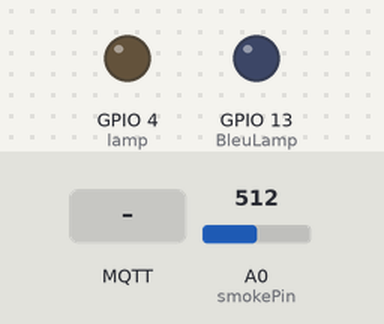
Recording of a sketch running on a simulated ESP8266 (NodeMCU). Shown: output pins drawn as LEDs (lit = HIGH). The test bench sets the inputs (shaded band); at power-on: A0 (smokePin) = 512. WiFi joins after 1.5 s; servers stay silent unless stated; no MQTT or app messages arrive unless stated; what the sketch prints to the serial monitor is not drawn.

Above: at 2.7 s.
2.8 s: A0 (smokePin) set to 523
4.3 s: A0 (smokePin) set to 548
At 5.5 s:
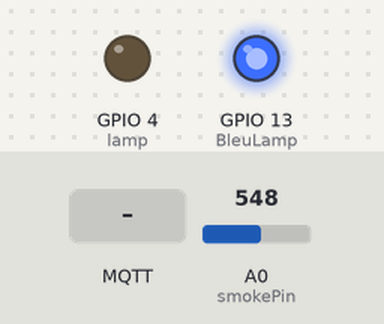
5.8 s: MQTT message "1" arrives on the first subscribed topic
At 7.0 s:
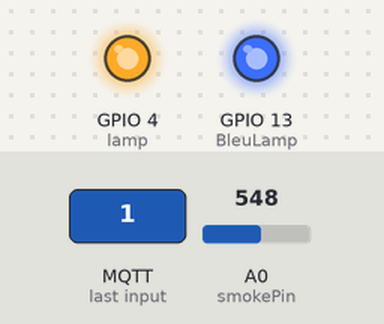
7.4 s: A0 (smokePin) set to 520
At 8.2 s:
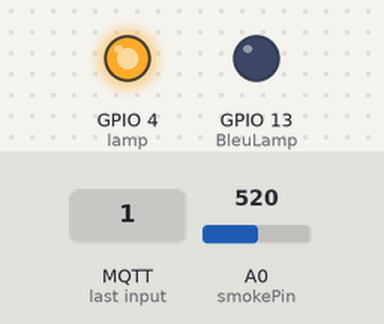
10.4 s: A0 (smokePin) set to 1023
At 11.5 s:
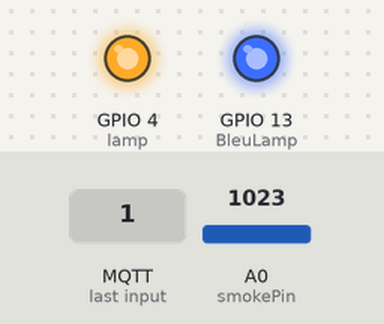
Timing chart, 0 to 12.9 s (numbered marks = the images above; inputs shaded):
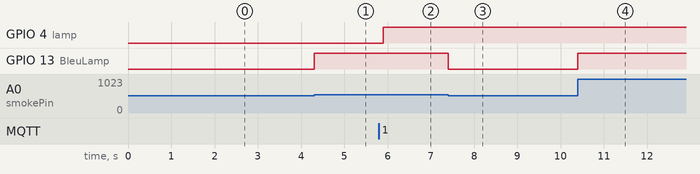

The sketch:

Ard_DHT11_LED.ino
```cpp
#include <ESP8266WiFi.h>  // bibliothèque !
#include <PubSubClient.h> // bibliothèque !
#include <Adafruit_Sensor.h> // bibliothèque !
#include <DHT.h>

#define DHTTYPE DHT11   // DHT 11

const char* ssid = "123france2018"; // Wifi login
const char* password = "canadacanada123"; //Wifi password
// MQTT broker
const char* mqtt_server = "broker.hivemq.com";  // votre server broker
// Initialisation de espClient. Vous devriez changer le nom d'espClient si vous avez plusieurs ESPs en cours d'exécution
WiFiClient espClient;
PubSubClient client(espClient);
// DHT Sensor - GPIO 5 = D1 on ESP-12E NodeMCU board
const int DHTPin = 5;
// Lamp - LED - GPIO 4 = D2 on ESP-12E NodeMCU board
const int lamp = 4;
// Smoke Sensor
const int smokePin = A0;
//GPIO 13 = D7 on ESP-12E NodeMCU board
const int BleuLamp =13;
// Initialize DHT sensor.
DHT dht(DHTPin, DHTTYPE);// Timers

// Smoke Threshold
int smokeThres = 60;

// Control Variables
boolean armSmoke = false;
boolean smokeTriggered = false;
long now = millis();
long lastMeasure = 0;
long lastSmokeCheck = 0;
// Ne modifiez pas la fonction ci-dessous. Cette fonction connecte votre ESP8266 à votre routeur.
void setup_wifi() {
  delay(10);
  // Nous commençons par nous connecter à un réseau WiFi
  Serial.println();
  Serial.print("Connecting to ");
  Serial.println(ssid);
  WiFi.begin(ssid, password);
  while (WiFi.status() != WL_CONNECTED) {
    delay(500);
    Serial.print(".");
  }
  Serial.println("");
  Serial.print("WiFi connected - ESP IP address: ");
  Serial.println(WiFi.localIP());
}
// Cette fonction est exécutée lorsqu'un appareil publie un message à un sujet auquel votre ESP8266 est abonné
void callback(String topic, byte* message, unsigned int length) {
  Serial.print("Message arrived on topic: ");
  Serial.print(topic);
  Serial.print(". Message: ");
  String messageTemp;
  for (int i = 0; i < length; i++) {
    Serial.print((char)message[i]);
    messageTemp += (char)message[i];
  }
  Serial.println();
  // Si un message est reçu sur Topic : room/lamp, vous vérifiez si le message est allumé ou éteint
  if(topic=="room/lamp"){
      Serial.print("Changing Room lamp to ");
      if(messageTemp == "1"){
        digitalWrite(lamp, HIGH);
        Serial.print("on");
      }
      else if(messageTemp == "0"){
        digitalWrite(lamp, LOW);
        Serial.print("Off");
      }
  }
     /* if(topic=="room/gaz1"){
      Serial.print("SMOKE SENSOR STATUS CHANGE");
        if(messageTemp == "1"){
        Serial.print("Smoke Sensor Armed");
        client.publish("room/gaz1", "NO SMOKE");
        armSmoke = true;
        smokeTriggered = false;
      }
      else if(messageTemp == "0"){
        Serial.print("Smoke Sensor Not Armed");
        client.publish("room/gaz1", "NO SMOKE");

        smokeTriggered = false;
      }
  } */

  Serial.println();

}
//************ Cette fonction reconnecte votre ESP8266 à votre courtier MQTT. ******************************************/
// Modifiez la fonction ci-dessous si vous souhaitez vous abonner à d'autres sujets avec votre ESP8266
void reconnect() {
  while (!client.connected()) {
    Serial.print("Attempting MQTT connection...");
    if (client.connect("ESP8266Client")) {
      Serial.println("connected");
      // Subscribe or resubscribe to a topic
      // You can subscribe to more topics (to control more LEDs in this example)
      client.subscribe("room/lamp");
     client.subscribe("room/gaz1"); // MQ2
    } else {
      Serial.print("failed, rc=");
      Serial.print(client.state());
      Serial.println(" try again in 5 seconds");
      // Wait 5 seconds before retrying
      delay(5000);
    }
  }
}
/* ******************************fin fonction reconnect()*******************************/
// démarre la communication série à une vitesse de transmission de 9600 bauds.
// Définit votre courtier mqtt et définit la fonction callback
// La fonction de rappel est ce qui reçoit les messages et contrôle réellement les LEDs.
void setup() {
  pinMode(lamp, OUTPUT);
  pinMode(smokePin, INPUT);
  pinMode(BleuLamp, OUTPUT);
  Serial.begin(9600);
  setup_wifi();
  client.setServer(mqtt_server, 1883);
  client.setCallback(callback);
}
// For this project, you don't need to change anything in the loop function. Basically it ensures that you ESP is connected to your broker
void loop() {

  if (!client.connected()) {
    reconnect();
  }
  if(!client.loop())
    client.connect("ESP8266Client");

  now = millis();
  // publier la temperature et l’humidité chaque 30 seconde
 if (now - lastMeasure > 30000) {
    lastMeasure = now;
    float h = dht.readHumidity();
    float t = dht.readTemperature();
    float f = dht.readTemperature(true);

    if (isnan(h) || isnan(t) || isnan(f)) {
      Serial.println("Failed to read from DHT sensor!");
      return;
    }
    float hic = dht.computeHeatIndex(t, h, false);
    static char temperatureTemp[7];
    dtostrf(hic, 6, 2, temperatureTemp);
    static char humidityTemp[7];
    dtostrf(h, 6, 2, humidityTemp);
    client.publish("room/temperature1", temperatureTemp);
    client.publish("room/humidity1", humidityTemp);

    Serial.print("Humidity: ");
    Serial.print(h);
    Serial.print(" %\t Temperature: ");
    Serial.print(t);
    Serial.print(" *C ");
    Serial.print(f);
    Serial.print(" *F\t Heat index: ");
    Serial.print(hic);
    Serial.println(" *C ");
   // Serial.print(hif);
   // Serial.println(" *F");
  }
   int smokeValue = analogRead(smokePin);
   // Checks smoke

  if (smokeValue> 530) {

      Serial.print("Pin A0: ");
      Serial.println(smokeValue);
        digitalWrite(BleuLamp, HIGH);

        Serial.println("GAZ DETECTED!!!");
        smokeTriggered = true;
        client.publish("room/gaz1", "GAZ DETECTED");


  }else {

        digitalWrite(BleuLamp, LOW);
    }


}
```

Measured:
- the behaviour switches between 530 and 531 on A0 (smokePin) (found by bisection; images 0 and 1)
- after the input at 2.8 s, every drawn part: stays the same
- after the input at 4.3 s, GPIO 13 (BleuLamp): LOW → HIGH at once
- after the input at 5.8 s, GPIO 4 (lamp): LOW → HIGH after 0.10 s
- after the input at 7.4 s, GPIO 13 (BleuLamp): HIGH → LOW at once
- after the input at 10.4 s, GPIO 13 (BleuLamp): LOW → HIGH at once
